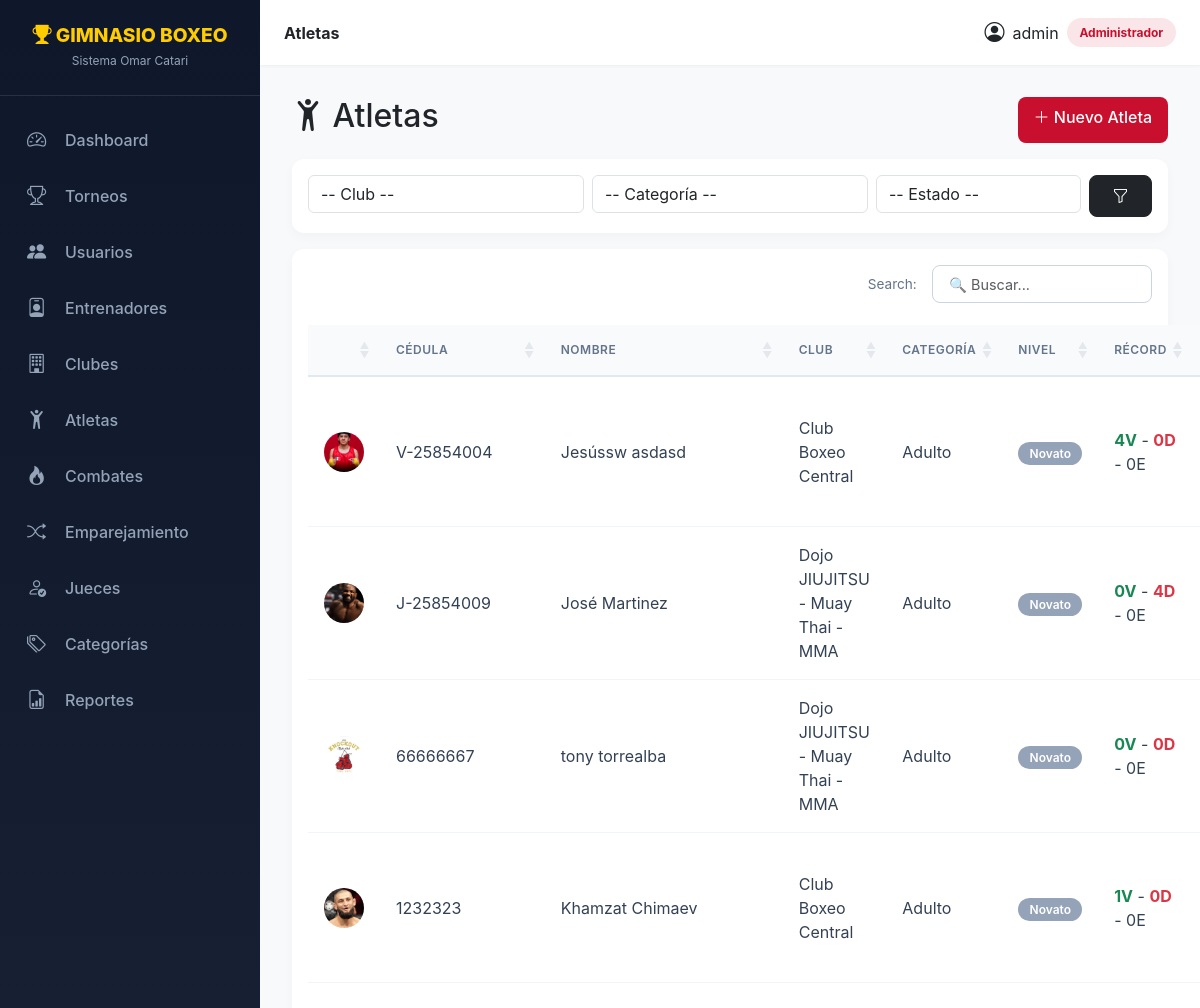
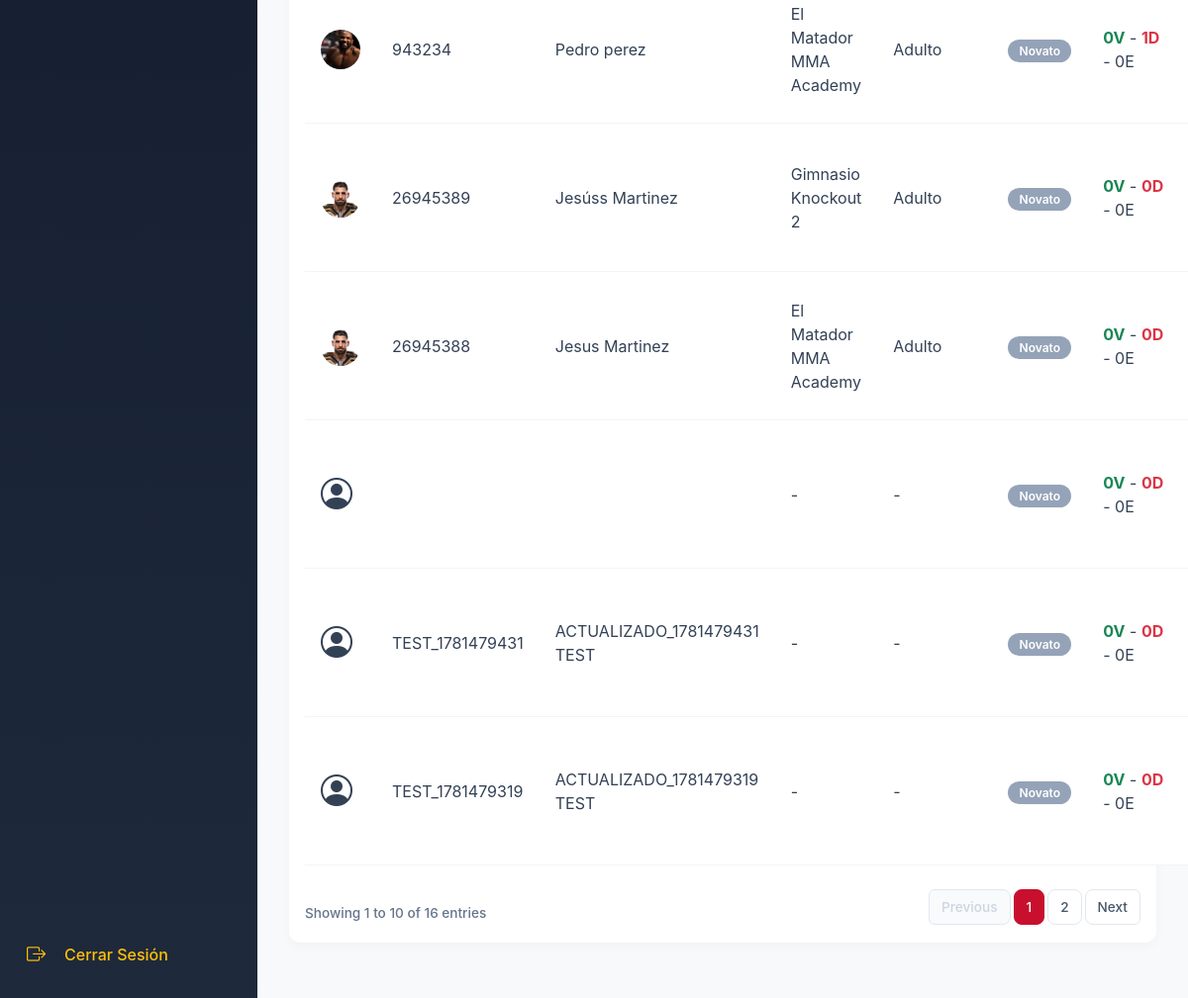
/index.php?c=atletas&a=index (signed in), run on the app's committed database (2 pictures, top to bottom).
### tables this page shows
CREATE TABLE `atletas` (
  `id_atleta` int NOT NULL,
  `pnombre` varchar(50) NOT NULL,
  `snombre` varchar(50) DEFAULT NULL,
  `papellido` varchar(50) NOT NULL,
  `sapellido` varchar(50) DEFAULT NULL,
  `cedula` varchar(20) NOT NULL,
  `fecha_nacimiento` date DEFAULT NULL,
  `id_club` int DEFAULT NULL,
  `id_categoria` int DEFAULT NULL,
  `foto` varchar(255) DEFAULT NULL,
  `activo` tinyint(1) DEFAULT '1'
);

CREATE TABLE `clubes` (
  `id_club` int NOT NULL,
  `nombre_club` varchar(100) NOT NULL,
  `ubicacion` text,
  `telefono` varchar(20) DEFAULT NULL,
  `correo` varchar(100) DEFAULT NULL,
  `logo` varchar(255) DEFAULT NULL,
  `id_parroquia` int DEFAULT NULL
);

CREATE TABLE `categorias` (
  `id_categoria` int NOT NULL,
  `nombre_categoria` varchar(50) NOT NULL,
  `peso_min` decimal(5,2) DEFAULT NULL,
  `peso_max` decimal(5,2) DEFAULT NULL
);

### core/Controller.php (called while the page is built, shortened)
<?php
abstract class Controller {
    protected function view(string $vista, array $datos = [], string $layout = 'main'): void {
        extract($datos);
        $contenidoVista = __DIR__ . '/../views/' . $vista . '.php';
        include $contenidoVista;
    }
}

### controllers/AtletasController.php (called while the page is built, shortened)
<?php
class AtletasController extends Controller {
    public function index(): void {
        try {
            $filtros = [
                'club' => $_GET['club'] ?? '',
                'categoria' => $_GET['categoria'] ?? '',
                'activo' => $_GET['activo'] ?? '',
            ];
            $atletas = (new Atleta())->todos($filtros);
            $this->view('atletas/index', compact('atletas', 'clubes', 'categorias', 'filtros'));
        } catch (Exception $e) {
            error_log("[AtletasController::index] " . $e->getMessage());
            $_SESSION['error'] = "Error al cargar la lista de atletas";
            $this->redirect('index.php?c=dashboard&a=index');
        }
    }
}

### index.php (called while the page is built, shortened)
<?php
spl_autoload_register(function ($class) {
    $directorios = [
        'models' => __DIR__ . '/models/',
        'controllers' => __DIR__ . '/controllers/',
    ];
    foreach ($directorios as $tipo => $directorio) {
        $archivo = $directorio . $class . '.php';
        if (file_exists($archivo)) {
            return true;
        }
    }
    return false;
});
$accion = $_GET['a'] ?? 'login';
try {
    $ctrl = new $claseControlador();
    $ctrl->$accion();
} catch (Exception $e) {
    error_log("Error en el controlador: " . $e->getMessage());
    if (defined('DEBUG') && DEBUG === true) {
        die("Error: " . $e->getMessage());
    } else {
        die("Error interno del servidor. Por favor, contacte al administrador.");
    }
}

### core/Database.php (called while the page is built, shortened)
<?php
class Database {
    private static $instance = null;
    private function __construct() {
        try {
            $dsn = "mysql:host=".DB_HOST.";dbname=".DB_NAME.";charset=utf8mb4";
            $this->pdo = new PDO($dsn, DB_USER, DB_PASS, [
                PDO::ATTR_ERRMODE => PDO::ERRMODE_EXCEPTION,
                PDO::ATTR_DEFAULT_FETCH_MODE => PDO::FETCH_ASSOC,
            ]);
        } catch (PDOException $e) {
            die("Error de conexión: " . $e->getMessage());
        }
    }
    public static function getInstance(): PDO {
        if (self::$instance === null) {
            self::$instance = new self();
        }
        return self::$instance->pdo;
    }
}

### models/Atleta.php (called while the page is built, shortened)
<?php
class Atleta extends Model {
    public static function calcularNivel(int $totalCombates): string {
        return 'Novato';
    }
    public function todos(array $filtros = []): array {
        try {
            $sql = "SELECT v.*, c.nombre_club, cat.nombre_categoria
                    FROM vista_atletas v
                    LEFT JOIN clubes c ON c.id_club = v.id_club
                    LEFT JOIN categorias cat ON cat.id_categoria = v.id_categoria
                    WHERE 1=1";
            $params = [];
            $sql .= " ORDER BY v.id_atleta DESC";
            $resultados = $this->executeQuery($sql, $params, 'all');
            return $resultados;
        } catch (Exception $e) { $this->logError("Error en todos()", ['message' => $e->getMessage()]); return []; }
    }
}

### core/Model.php (called while the page is built, shortened)
<?php
abstract class Model {
    protected PDO $db;
    public function __construct() {
        $this->db = Database::getInstance();
    }
    protected function executeQuery(string $sql, array $params = [], string $fetchType = 'all'): mixed {
        $stmt = $this->db->prepare($sql);
        $stmt->execute($params);
        return match($fetchType) {
            'all' => $stmt->fetchAll(),
            'one' => $stmt->fetch(),
            'column' => $stmt->fetchColumn(),
            'stmt' => $stmt,
            default => $stmt->fetchAll()
        };
    }
}

### views/atletas/index.php (the view, shortened to what this page needs)
<?php $rol=$_SESSION['usuario']['rol']; ?>
<div class="d-flex justify-content-between mb-3">
  <h2><i class="bi bi-person-arms-up"></i> Atletas</h2>
  <?php if($rol!=='Consulta'): ?><a href="?c=atletas&a=form" class="btn btn-primary"><i class="bi bi-plus-lg"></i> Nuevo Atleta</a><?php endif; ?>
</div>
<form class="card card-body mb-3" method="GET">
<div class="row g-2">
<div class="col-md-4"><select name="club" class="form-select"><option value="">-- Club --</option>
</select></div>
<div class="col-md-4"><select name="categoria" class="form-select"><option value="">-- Categoría --</option>
</select></div>
<div class="col-md-3"><select name="activo" class="form-select"><option value="">-- Estado --</option>
</select></div>
<div class="col-md-1"><button class="btn btn-dark w-100"><i class="bi bi-funnel"></i></button></div>
</div></form>
<div class="card"><div class="card-body">
<table class="table table-hover datatable">
<thead class="table-dark"><tr><th></th><th>Cédula</th><th>Nombre</th><th>Club</th><th>Categoría</th><th>Nivel</th><th>Récord</th><th></th></tr></thead>
<tbody>
<?php foreach($atletas as $a): ?>
<tr><td><?php if($a['foto']): ?><img src="<?=BASE_URL.$a['foto']?>" style="width:40px;height:40px;border-radius:50%;object-fit:cover"><?php else: ?><i class="bi bi-person-circle" style="font-size:2rem"></i><?php endif; ?></td>
<td><?=$a['cedula']?></td>
<td><?=htmlspecialchars($a['pnombre'].' '.$a['papellido'])?></td>
<td><?=htmlspecialchars($a['nombre_club'] ?? '-')?></td>
<td><?=htmlspecialchars($a['nombre_categoria'] ?? '-')?></td>
<td><span class="nivel-badge nivel-<?=$a['nivel_calculado']?>"><?=$a['nivel_calculado']?></span></td>
<td><strong class="text-success"><?=$a['victorias']?>V</strong> - <strong class="text-danger"><?=$a['derrotas']?>D</strong> - <?=$a['empates']?>E</td>
<td><a class="btn btn-sm btn-dark" href="?c=atletas&a=ver&id=<?=$a['id_atleta']?>"><i class="bi bi-eye"></i></a>
</td></tr>
<?php endforeach; ?>
</tbody></table>
</div></div>

### public/css/style.css (style rules this page uses)
:root { --primary: #c8102e; --primary-dark: #8b0a1f; --accent: #ffcc00; --dark: #0f172a; --gray: #1e293b; --light: #f8fafc; --sidebar-width: 260px; --topbar-height: 65px; }
body { background-color: var(--light); font-family: 'Inter', 'Segoe UI', Roboto, sans-serif; margin: 0; padding: 0; overflow-x: hidden; display: flex; min-height: 100vh; }
.card { border: none; border-radius: 12px; box-shadow: 0 4px 12px rgba(0,0,0,0.03); background: #fff; margin-bottom: 1.5rem; transition: transform 0.2s ease, box-shadow 0.2s ease; }
.btn { border-radius: 8px; font-weight: 500; padding: 0.5rem 1rem; transition: all 0.2s; }
.btn-primary { background: var(--primary); border: none; }
.table { margin-bottom: 0; }
.table thead th { background: #f8fafc; color: #64748b; font-weight: 600; text-transform: uppercase; font-size: 0.75rem; letter-spacing: 0.5px; border-bottom: 2px solid #e2e8f0; padding: 1rem; }
.table tbody td { padding: 1rem; vertical-align: middle; color: #334155; border-bottom: 1px solid #f1f5f9; }
.nivel-badge { padding: .25rem .7rem; border-radius: 12px; font-size: .75rem; font-weight: 600; }
.nivel-Novato { background:#94a3b8; color:#fff; }

### public/css/validaciones.css (style rules this page uses)
.form-control, .form-select { transition: border-color .25s ease, box-shadow .25s ease, background-color .25s ease; }
input:invalid, select:invalid, textarea:invalid, input:valid, select:valid, textarea:valid { background-image: none !important; box-shadow: none !important; outline: none !important; }

### data on the page
atletas: foto (picture), cedula "V-25854004", pnombre+papellido "Jesússw asdasd", id_club.nombre_club "Club Boxeo Central", id_categoria.nombre_categoria "Adulto", nivel_calculado "Novato", victorias "4", derrotas "0", empates "0"
atletas: foto (picture), cedula "J-25854009", pnombre+papellido "José Martinez", id_club.nombre_club "Dojo JIUJITSU - Muay Thai - MMA", id_categoria.nombre_categoria "Adulto", nivel_calculado "Novato", victorias "0", derrotas "4", empates "0"
atletas: foto (picture), cedula "66666667", pnombre+papellido "tony torrealba", id_club.nombre_club "Dojo JIUJITSU - Muay Thai - MMA", id_categoria.nombre_categoria "Adulto", nivel_calculado "Novato", victorias "0", derrotas "0", empates "0"
atletas: foto (picture), cedula "1232323", pnombre+papellido "Khamzat Chimaev", id_club.nombre_club "Club Boxeo Central", id_categoria.nombre_categoria "Adulto", nivel_calculado "Novato", victorias "1", derrotas "0", empates "0"
atletas: foto (picture), cedula "943234", pnombre+papellido "Pedro perez", id_club.nombre_club "El Matador MMA Academy", id_categoria.nombre_categoria "Adulto", nivel_calculado "Novato", victorias "0", derrotas "1", empates "0"
atletas: foto (picture), cedula "26945389", pnombre+papellido "Jesúss Martinez", id_club.nombre_club "Gimnasio Knockout 2", id_categoria.nombre_categoria "Adulto", nivel_calculado "Novato", victorias "0", derrotas "0", empates "0"
atletas: foto (picture), cedula "26945388", pnombre+papellido "Jesus Martinez", id_club.nombre_club "El Matador MMA Academy", id_categoria.nombre_categoria "Adulto", nivel_calculado "Novato", victorias "0", derrotas "0", empates "0"
atletas: nombre_club "-", nombre_categoria "-", nivel_calculado "Novato", victorias "0", derrotas "0", empates "0"
atletas: cedula "TEST_1781479431", pnombre+papellido "ACTUALIZADO_1781479431 TEST", nombre_club "-", nombre_categoria "-", nivel_calculado "Novato", victorias "0", derrotas "0", empates "0"
atletas: cedula "TEST_1781479319", pnombre+papellido "ACTUALIZADO_1781479319 TEST", nombre_club "-", nombre_categoria "-", nivel_calculado "Novato", victorias "0", derrotas "0", empates "0"

### other printed values
$_SESSION['usuario']['username'] "admin"
$rol "Administrador"
